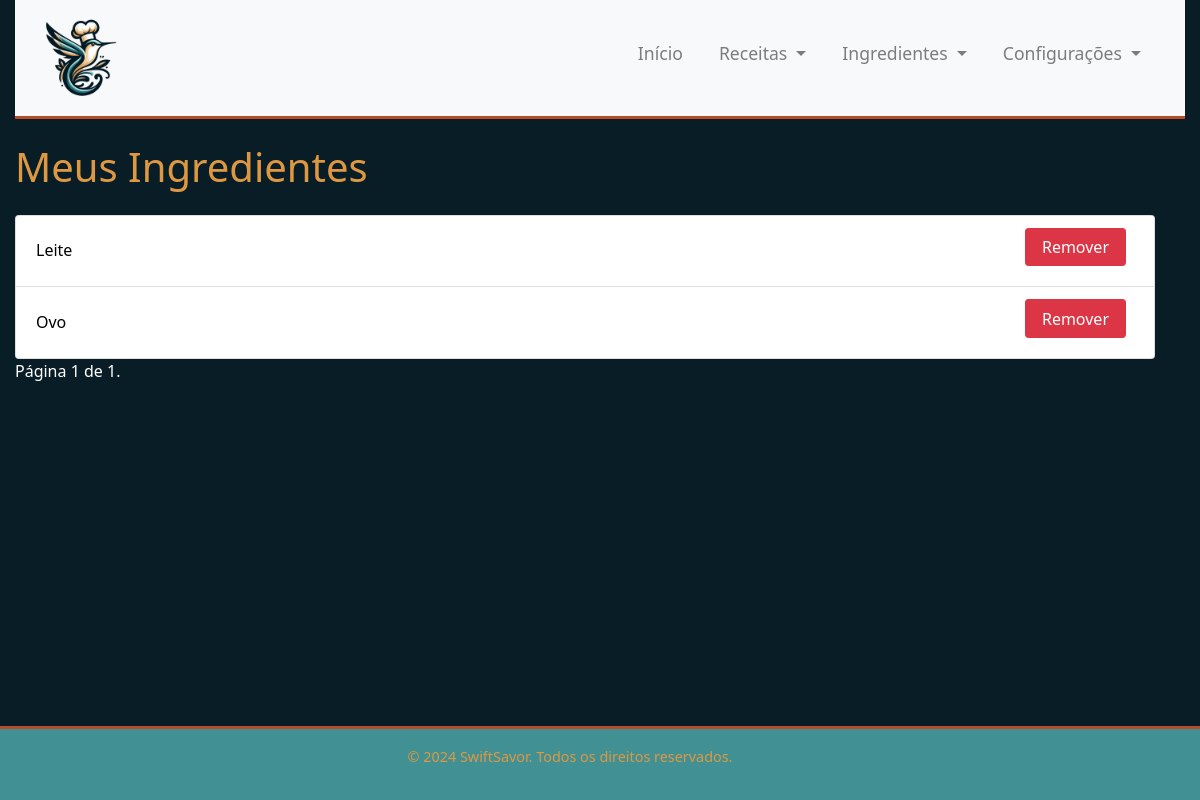
/ingredients/meus/ (signed in), run on an earlier commit of the app's database.
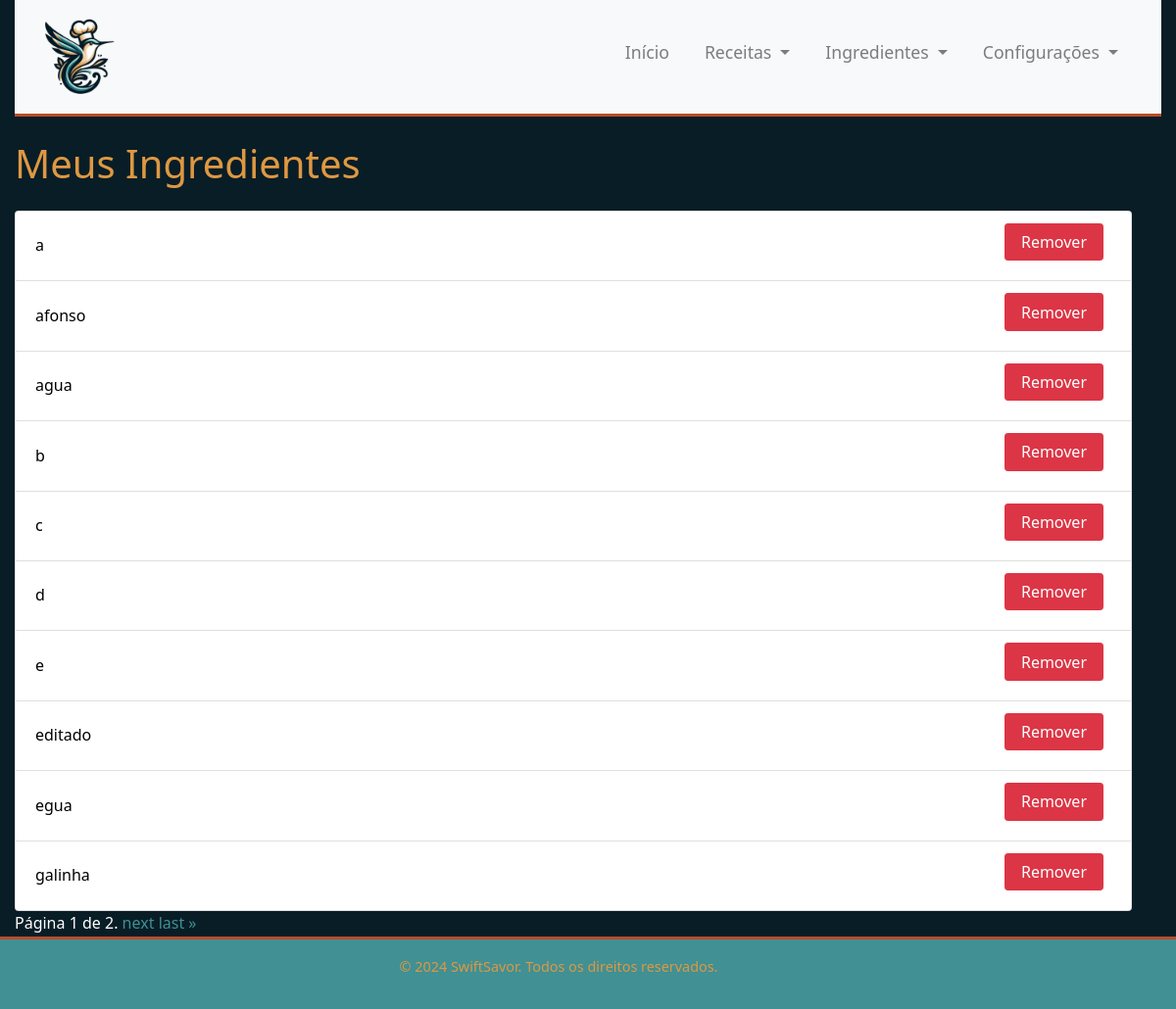
And on a later commit of the database.
### ingredients/models.py (models this page shows, shortened)
class Ingrediente(models.Model):
    nome = models.CharField(max_length=200)
    user = models.ForeignKey(settings.AUTH_USER_MODEL, on_delete=models.CASCADE, null=True)

### ingredients/views.py (the view, shortened to what this page needs)
# urls.py: path('meus/', views.meus_ingredientes, name='meus_ingredientes'),
@login_required
def meus_ingredientes(request):
    usuario_ingredientes = UsuarioIngrediente.objects.filter(usuario=request.user)
    ingredientes = [ui.ingrediente for ui in usuario_ingredientes]
    ingredientes_selecionados = sorted(ingredientes, key=lambda x: x.nome)
    page = request.GET.get('page', 1)
    paginator = Paginator(ingredientes_selecionados, 10)
    try:
        ingredientes_selecionados = paginator.page(page)
    except PageNotAnInteger:
        ingredientes_selecionados = paginator.page(1)
    except EmptyPage:
        ingredientes_selecionados = paginator.page(paginator.num_pages)
    return render(request, 'ingredients/meus_ingredientes.html', {'ingredientes_selecionados': ingredientes_selecionados})

### ingredients/templates/ingredients/meus_ingredientes.html (shortened to what this page needs)
{% extends 'main/base.html' %}
{% block content %}
<div class="container mt-4">
    <h1 class="mb-4">Meus Ingredientes</h1>
    {% if ingredientes_selecionados %}
        <ul class="list-group">
            {% for ingrediente in ingredientes_selecionados %}
                <li class="list-group-item d-flex justify-content-between align-items-center">
                    {{ ingrediente.nome }}
                    <form method="post" action="{% url 'meus_ingredientes' %}" style="display:inline;">
                        <button type="submit" class="btn btn-danger btn-sm">Remover</button>
                    </form>
                </li>
            {% endfor %}
        </ul>
        <div class="pagination">
            <span class="step-links">
                <span class="current">
                    Página {{ ingredientes_selecionados.number }} de {{ ingredientes_selecionados.paginator.num_pages }}.
                </span>
                {% if ingredientes_selecionados.has_next %}
                    <a href="?page={{ ingredientes_selecionados.next_page_number }}">next</a>
                    <a href="?page={{ ingredientes_selecionados.paginator.num_pages }}">last &raquo;</a>
                {% endif %}
            </span>
        </div>
    {% else %}
        <p>Você ainda não selecionou nenhum ingrediente.</p>
    {% endif %}
</div>
{% endblock %}

What changed in the data, as far as the page shows it:
removed Ingrediente: nome "Leite"
removed Ingrediente: nome "Ovo"
added Ingrediente: nome "a"
added Ingrediente: nome "afonso"
added Ingrediente: nome "agua"
added Ingrediente: nome "b"
added Ingrediente: nome "c"
added Ingrediente: nome "d"
added Ingrediente: nome "e"
added Ingrediente: nome "editado"
added Ingrediente: nome "egua"
added Ingrediente: nome "galinha"
Also different on the page:
{{ ingredientes_selecionados.paginator.num_pages }}: "1" → "2"
text now shown: "next last »"
